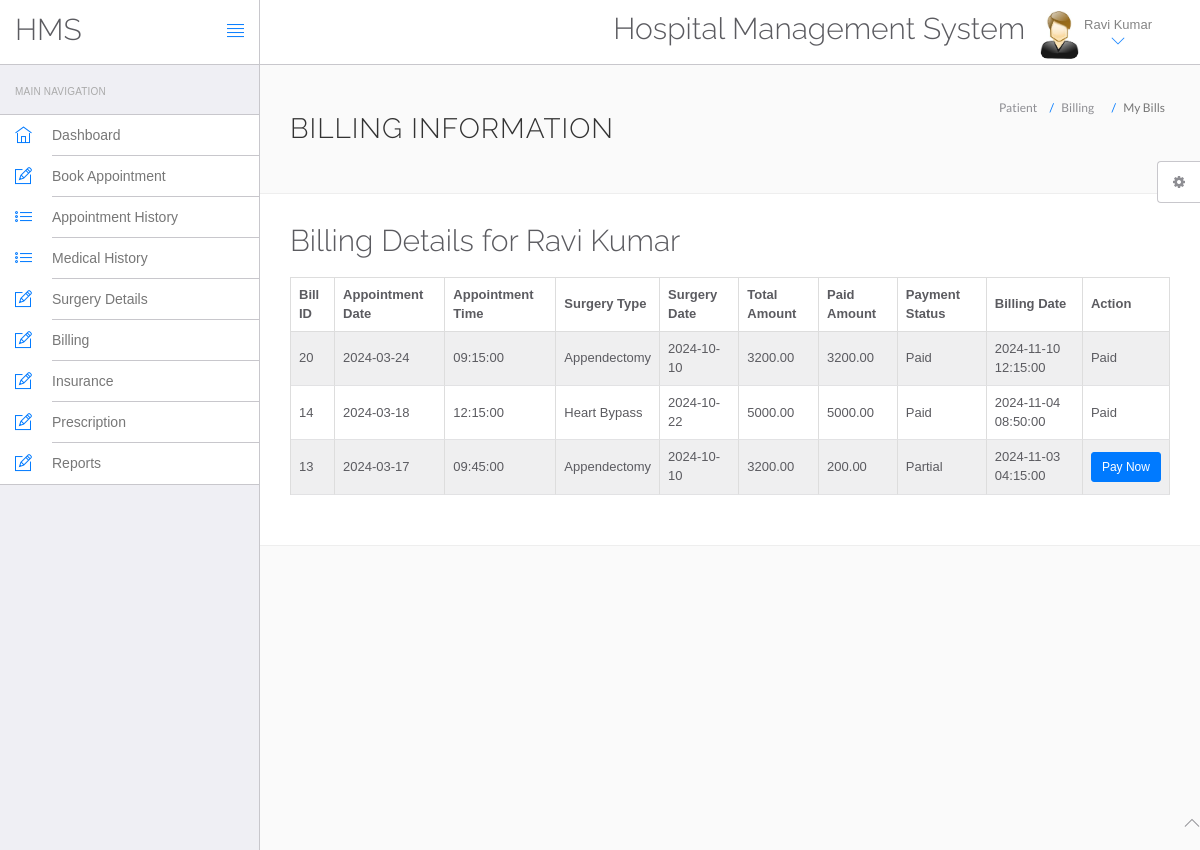
The page /hms/billing.php (signed in) on the database its author committed.
### tables this page shows
CREATE TABLE `users` (
  `id` int(11) NOT NULL,
  `fullName` varchar(100) DEFAULT NULL,
  `address` text DEFAULT NULL,
  `city` varchar(100) DEFAULT NULL,
  `gender` varchar(10) DEFAULT NULL,
  `email` varchar(100) DEFAULT NULL,
  `password` varchar(255) DEFAULT NULL,
  `regDate` timestamp NOT NULL DEFAULT current_timestamp(),
  `updationDate` timestamp NOT NULL DEFAULT current_timestamp() ON UPDATE current_timestamp()
);

CREATE TABLE `billing` (
  `id` int(11) NOT NULL,
  `appointmentId` int(11) DEFAULT NULL,
  `surgeryId` int(11) DEFAULT NULL,
  `total_amount` decimal(10,2) DEFAULT NULL,
  `paid_amount` decimal(10,2) DEFAULT NULL,
  `payment_status` varchar(50) DEFAULT NULL,
  `billing_date` timestamp NOT NULL DEFAULT current_timestamp()
);

CREATE TABLE `appointment` (
  `id` int(11) NOT NULL,
  `userId` int(11) DEFAULT NULL,
  `doctorId` int(11) DEFAULT NULL,
  `doctorSpecialization` varchar(100) DEFAULT NULL,
  `consultancyFees` int(11) DEFAULT NULL,
  `appointmentDate` date DEFAULT NULL,
  `appointmentTime` time DEFAULT NULL,
  `postingDate` timestamp NOT NULL DEFAULT current_timestamp(),
  `userStatus` int(11) DEFAULT NULL,
  `doctorStatus` int(11) DEFAULT NULL,
  `updationDate` timestamp NOT NULL DEFAULT current_timestamp() ON UPDATE current_timestamp()
);

CREATE TABLE `surgery` (
  `id` int(11) NOT NULL,
  `patientId` int(11) DEFAULT NULL,
  `doctorId` int(11) DEFAULT NULL,
  `surgery_type` varchar(100) DEFAULT NULL,
  `surgery_date` date DEFAULT NULL,
  `surgery_notes` text DEFAULT NULL,
  `recovery_status` varchar(100) DEFAULT NULL
);

### hms/billing.php (the view, shortened to what this page needs)
<?php
include('include/config.php');
$patientId = $_SESSION['id'];
function getPatientDetails($con, $patientId) {
    $query = $con->prepare("SELECT id, fullName FROM users WHERE id = ?");
    $query->bind_param('i', $patientId);
    $query->execute();
    $patientResult = $query->get_result();
    $patient = $patientResult->fetch_assoc();
    return $patient;
}
$patientDetails = getPatientDetails($con, $patientId);
$patientName = $patientDetails['fullName'];
$query = $con->prepare("SELECT b.*,
                         a.appointmentDate, a.appointmentTime,
                         s.surgery_type, s.surgery_date
                         FROM billing b
                         LEFT JOIN appointment a ON b.appointmentId = a.id
                         LEFT JOIN surgery s ON b.surgeryId = s.id
                         LEFT JOIN users u ON a.userId = u.id OR s.patientId = u.id
                         WHERE u.id = ?
                         ORDER BY b.billing_date DESC");
$query->bind_param('i', $patientId);
$query->execute();
$billingResult = $query->get_result();
?>
<!DOCTYPE html>
<html lang="en">
<head>
    <link rel="stylesheet" href="vendor/bootstrap/css/bootstrap.min.css">
    <link rel="stylesheet" href="vendor/fontawesome/css/font-awesome.min.css">
    <link rel="stylesheet" href="vendor/themify-icons/themify-icons.min.css">
    <link rel="stylesheet" href="vendor/animate.css/animate.min.css">
    <link rel="stylesheet" href="vendor/perfect-scrollbar/perfect-scrollbar.min.css">
    <link rel="stylesheet" href="vendor/switchery/switchery.min.css">
    <link rel="stylesheet" href="vendor/bootstrap-touchspin/jquery.bootstrap-touchspin.min.css">
    <link rel="stylesheet" href="vendor/select2/select2.min.css">
    <link rel="stylesheet" href="vendor/bootstrap-datepicker/bootstrap-datepicker3.standalone.min.css">
    <link rel="stylesheet" href="vendor/bootstrap-timepicker/bootstrap-timepicker.min.css">
    <link rel="stylesheet" href="assets/css/styles.css">
    <link rel="stylesheet" href="assets/css/plugins.css">
    <link rel="stylesheet" href="assets/css/themes/theme-1.css" id="skin_color" />
</head>
<body>
    <div id="app">
        <?php include('include/sidebar.php'); ?>
        <div class="app-content">
            <?php include('include/header.php'); ?>
            <div class="main-content">
                <div class="wrap-content container" id="container">
                    <section id="page-title">
                        <div class="row">
                            <div class="col-sm-8">
                                <h1 class="mainTitle">Billing Information</h1>
                            </div>
                            <ol class="breadcrumb">
                                <li><span>Patient</span></li>
                                <li><span>Billing</span></li>
                                <li class="active"><span>My Bills</span></li>
                            </ol>
                        </div>
                    </section>
                    <div class="container-fluid container-fullw bg-white">
                        <div class="row">
                            <div class="col-md-12">
                                <h2 class="margin-bottom-20">Billing Details for <?php echo htmlspecialchars($patientName); ?></h2>
                                <?php if ($billingResult->num_rows > 0) { ?>
                                    <div class="table-responsive">
                                        <table class="table table-striped table-bordered">
                                            <thead>
                                                <tr>
                                                    <th>Bill ID</th>
                                                    <th>Appointment Date</th>
                                                    <th>Appointment Time</th>
                                                    <th>Surgery Type</th>
                                                    <th>Surgery Date</th>
                                                    <th>Total Amount</th>
                                                    <th>Paid Amount</th>
                                                    <th>Payment Status</th>
                                                    <th>Billing Date</th>
                                                    <th>Action</th>
                                                </tr>
                                            </thead>
                                            <tbody>
                                                <?php while ($bill = $billingResult->fetch_assoc()) { ?>
                                                    <tr>
                                                        <td><?php echo htmlspecialchars($bill['id']); ?></td>
                                                        <td><?php echo htmlspecialchars($bill['appointmentDate']); ?></td>
                                                        <td><?php echo htmlspecialchars($bill['appointmentTime']); ?></td>
                                                        <td><?php echo htmlspecialchars($bill['surgery_type']); ?></td>
                                                        <td><?php echo htmlspecialchars($bill['surgery_date']); ?></td>
                                                        <td><?php echo htmlspecialchars($bill['total_amount']); ?></td>
                                                        <td><?php echo htmlspecialchars($bill['paid_amount']); ?></td>
                                                        <td><?php echo htmlspecialchars($bill['payment_status']); ?></td>
                                                        <td><?php echo htmlspecialchars($bill['billing_date']); ?></td>
                                                        <td>
                                                            <?php if ($bill['payment_status'] != 'Paid') { ?>
                                                                <a href="payment.php?bill_id=<?php echo htmlspecialchars($bill['id']); ?>" class="btn btn-primary btn-sm">Pay Now</a>
                                                            <?php } else { ?>
                                                                Paid
                                                            <?php } ?>
                                                        </td>
                                                    </tr>
                                                <?php }
                                                ?>
                                            </tbody>
                                        </table>
                                    </div>
                                <?php } else { ?>
                                    <p>No billing information found for <?php echo htmlspecialchars($patientName); ?>.</p>
                                <?php } ?>
                            </div>
                        </div>
                    </div>
                </div>
            </div>
        </div>
    </div>
    <?php include('include/footer.php'); ?><?php include('include/setting.php'); ?>
</body>
</html>

### hms/include/sidebar.php
<div class="sidebar app-aside" id="sidebar">
				<div class="sidebar-container perfect-scrollbar">
<nav>
						<div class="navbar-title">
							<span>Main Navigation</span>
						</div>
						<ul class="main-navigation-menu">
							<li>
								<a href="dashboard.php">
									<div class="item-content">
										<div class="item-media">
											<i class="ti-home"></i>
										</div>
										<div class="item-inner">
											<span class="title"> Dashboard </span>
										</div>
									</div>
								</a>
							</li>
							<li>
								<a href="book-appointment.php">
									<div class="item-content">
										<div class="item-media">
											<i class="ti-pencil-alt"></i>
										</div>
										<div class="item-inner">
											<span class="title"> Book Appointment </span>
										</div>
									</div>
								</a>
							</li>
							<li>
								<a href="appointment-history.php">
									<div class="item-content">
										<div class="item-media">
											<i class="ti-list"></i>
										</div>
										<div class="item-inner">
											<span class="title"> Appointment History </span>
										</div>
									</div>
								</a>
							</li>
<li>
								<a href="view-medhistory.php">
									<div class="item-content">
										<div class="item-media">
											<i class="ti-list"></i>
										</div>
										<div class="item-inner">
											<span class="title"> Medical History </span>
										</div>
									</div>
								</a>
							</li>
							<li>
								<a href="surgery.php">
									<div class="item-content">
										<div class="item-media">
											<i class="ti-pencil-alt"></i>
										</div>
										<div class="item-inner">
											<span class="title"> Surgery Details </span>
										</div>
									</div>
								</a>
							</li>
							<li>
								<a href="billing.php">
									<div class="item-content">
										<div class="item-media">
											<i class="ti-pencil-alt"></i>
										</div>
										<div class="item-inner">
											<span class="title"> Billing </span>
										</div>
									</div>
								</a>
							</li>
							<li>
								<a href="insurance.php">
									<div class="item-content">
										<div class="item-media">
											<i class="ti-pencil-alt"></i>
										</div>
										<div class="item-inner">
											<span class="title"> Insurance </span>
										</div>
									</div>
								</a>
							</li>
							<li>
								<a href="prescription.php">
									<div class="item-content">
										<div class="item-media">
											<i class="ti-pencil-alt"></i>
										</div>
										<div class="item-inner">
											<span class="title"> Prescription </span>
										</div>
									</div>
								</a>
							</li>
							<li>
								<a href="reports.php">
									<div class="item-content">
										<div class="item-media">
											<i class="ti-pencil-alt"></i>
										</div>
										<div class="item-inner">
											<span class="title"> Reports </span>
										</div>
									</div>
								</a>
							</li>
						</ul>
					</nav>
					</div>
			</div>

### hms/include/header.php (shortened to what this page needs)
<header class="navbar navbar-default navbar-static-top">
					<div class="navbar-header">
						<a class="navbar-brand" href="#">
							<h2 style="padding-top:20% ">HMS</h2>
						</a>
						<a href="#" class="sidebar-toggler pull-right visible-md visible-lg" data-toggle-class="app-sidebar-closed" data-toggle-target="#app">
							<i class="ti-align-justify"></i>
						</a>
					</div>
					<div class="navbar-collapse collapse">
						<ul class="nav navbar-right">
								<li  style="padding-top:2% ">
								<h2>Hospital Management System</h2>
							</li>
							<li class="dropdown current-user">
								<a href class="dropdown-toggle" data-toggle="dropdown">
									<img src="assets/images/images.jpg"> <span class="username">
									<?php $query=mysqli_query($con,"select fullName from users where id='".$_SESSION['id']."'");
while($row=mysqli_fetch_array($query))
{
	echo $row['fullName'];
}
									?> <i class="ti-angle-down"></i></i></span>
								</a>
							</li>
						</ul>
					</div>
				</header>

### hms/include/footer.php
<footer>
				<div class="footer-inner">
					<div class="pull-left">
			<span class="text-bold text-uppercase"> Hospital Management System</span>
					</div>
					<div class="pull-right">
						<span class="go-top"><i class="ti-angle-up"></i></span>
					</div>
				</div>
			</footer>

### hms/include/setting.php (shortened to what this page needs)
<div class="settings panel panel-default hidden-xs hidden-sm" id="settings">
				<button ct-toggle="toggle" data-toggle-class="active" data-toggle-target="#settings" class="btn btn-default">
					<i class="fa fa-spin fa-gear"></i>
				</button>
			</div>

### hms/assets/css/plugins.css (style rules this page uses)
.perfect-scrollbar { overflow-y: hidden !important; }

### hms/assets/css/themes/theme-1.css (style rules this page uses)
body { background: #FAFAFA; }
header .navbar-header { background: #ffffff !important; border-right-color: #c8c7cc !important; border-bottom-color: #c8c7cc !important; }
header .navbar-header .sidebar-toggler, header .navbar-header .sidebar-mobile-toggler { color: #007aff !important; }
header .navbar-header .navbar-brand { color: #777 !important; }
header .navbar-collapse { background: #ffffff !important; border-bottom-color: #c8c7cc !important; box-shadow: none !important; }
header .navbar-collapse .navbar-right > li > a { color: #777; }
header .navbar-collapse .navbar-right > li > a i { color: #007aff !important; }
#sidebar { background: #EFEFF4 !important; }
#sidebar:before { border-right-width: "1px" !important; border-right-style: solid; border-right-color: #c8c7cc !important; }
#sidebar nav { border-right-width: "1px" !important; border-right-style: solid; border-right-color: #c8c7cc !important; }
#sidebar nav .navbar-title { color: #aaaaaa; }
#sidebar nav > ul { background: #ffffff !important; border-bottom-color: #c8c7cc !important; border-top-color: #c8c7cc !important; }
#sidebar nav > ul > li > a .item-media > i { color: #007aff !important; }
#sidebar nav > ul > li > a .item-inner { color: #777 !important; border-bottom-color: #c8c7cc; }

### rows shown on the page
users: fullName "Ravi Kumar"
billing: id "20", appointmentId.appointmentDate "2024-03-24", appointmentId.appointmentTime "09:15:00", surgeryId.surgery_type "Appendectomy", surgeryId.surgery_date "2024-10-10", total_amount "3200.00", paid_amount "3200.00", payment_status "Paid", billing_date "2024-11-10 12:15:00"
billing: id "14", appointmentId.appointmentDate "2024-03-18", appointmentId.appointmentTime "12:15:00", surgeryId.surgery_type "Heart Bypass", surgeryId.surgery_date "2024-10-22", total_amount "5000.00", paid_amount "5000.00", payment_status "Paid", billing_date "2024-11-04 08:50:00"
billing: id "13", appointmentId.appointmentDate "2024-03-17", appointmentId.appointmentTime "09:45:00", surgeryId.surgery_type "Appendectomy", surgeryId.surgery_date "2024-10-10", total_amount "3200.00", paid_amount "200.00", payment_status "Partial", billing_date "2024-11-03 04:15:00"
